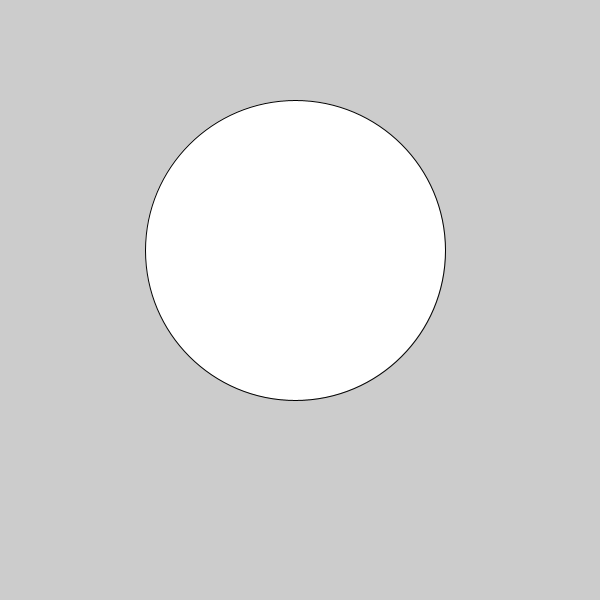
Frame 1 (no input)
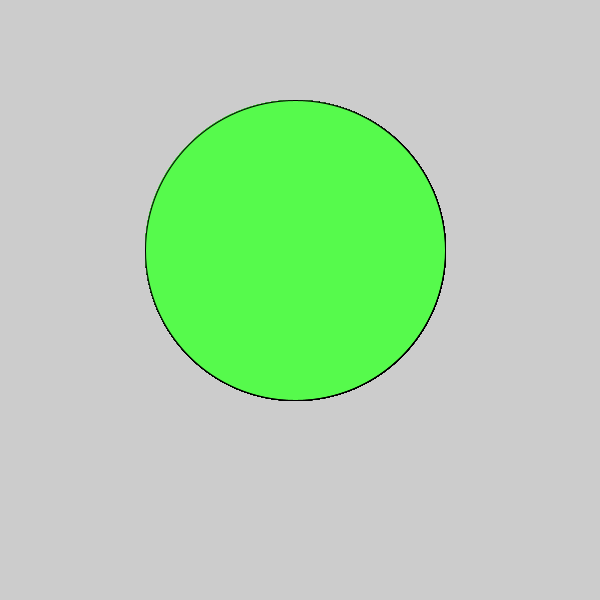
Frame 60 (the mouse pressed at the canvas centre just before this capture)
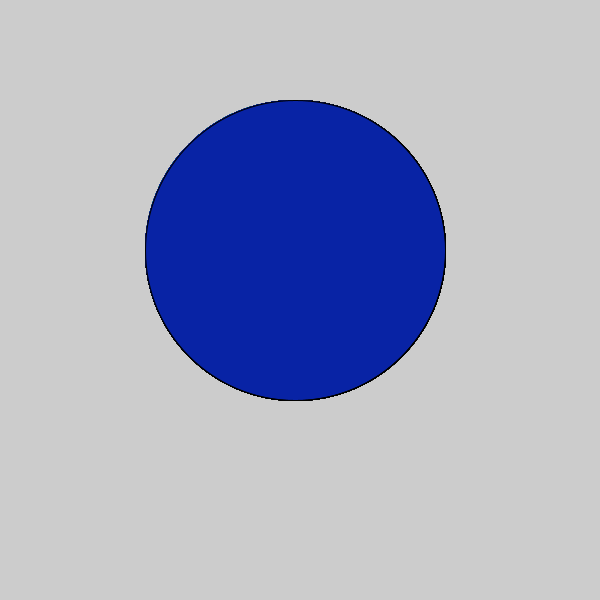
Frame 120 (the mouse held since frame 60 and released just before this capture)

The Processing sketch that drew these frames (run headless with seeded random() and noise(); from frame 60 on, the mouse is pressed at the canvas centre):

// Processing sketch: c_LogicalDot
// ── c_LogicalDot.pde

void setup() {
  
// 1. Set the size of the sketch. Make it 600 pixels square. 
   size(600,600);

}

void draw() {
  ellipse(295,250,300,300);
  
// 2. Draw an ellipse
// Run the program to make sure it works before moving on.


// 3. Change the color of the ellipse when the mouse is pressed.
//    Use the following code, but put your colors where indicated
//    Remember to use the   fill()  command to set colors.
 fill(#C92538);
if (mousePressed) {
 fill(#0823A5);
   //  put one color here 
  
} else {
  fill(#56FA4C);
   // put a different color here
  
}  
  
  
  
}
